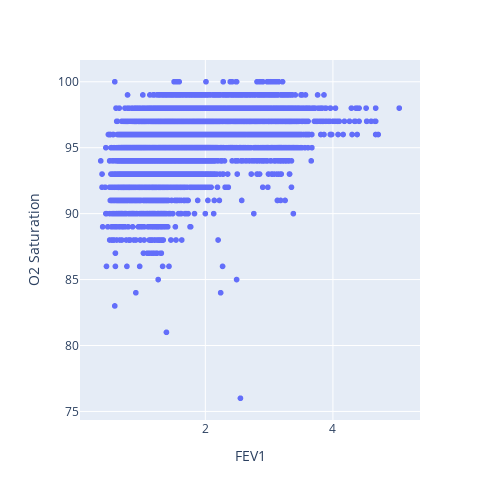
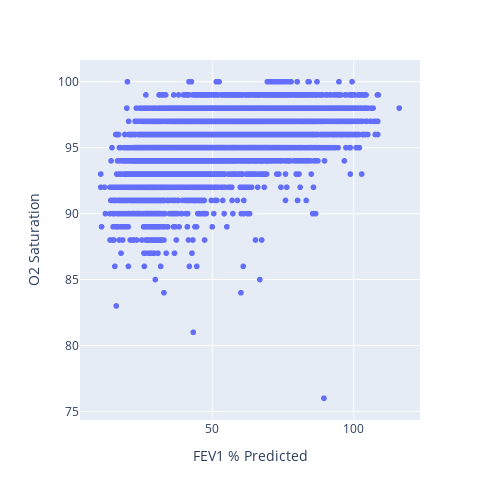

The cell these charts' notebook holds for them, in order:
### Markdown cell above
## Raw scatter plots

### Code cell
# Raw plot without trendline
fig = px.scatter(O2_FEV1, y="O2 Saturation", x="FEV1")
# fig = px.scatter(O2_FEV1, y="O2 Saturation", x="FEV1", trendline="ols")
fig.update_layout(autosize=False, width=500, height=500)
fig.show()
fig.write_image(plotsdir + "FEV1-O2 raw.pdf")

fig = px.scatter(O2_FEV1, y="O2 Saturation", x="FEV1 % Predicted")
fig.update_layout(autosize=False, width=500, height=500)
fig.show()
fig.write_image(plotsdir + "FEV1 % Predicted-O2 raw.pdf")

O2_FEV1.shape

### Figure 1 — Plotly figure (JSON) as saved in the notebook; plotly's stock layout.template omitted (floating-point values rounded to 4 significant figures; data arrays with more than 128 entries replaced by an {"elided": "..."} marker saying what was removed)
{"data": [{"hovertemplate": "FEV1=%{x}<br>O2 Saturation=%{y}<extra></extra>", "legendgroup": "", "marker": {"color": "#636efa", "symbol": "circle"}, "mode": "markers", "name": "", "showlegend": false, "type": "scattergl", "x": {"elided": "9527 float values"}, "xaxis": "x", "y": {"elided": "9527 int values"}, "yaxis": "y"}], "layout": {"autosize": false, "height": 500, "legend": {"tracegroupgap": 0}, "margin": {"t": 60}, "width": 500, "xaxis": {"anchor": "y", "domain": [0, 1], "title": {"text": "FEV1"}}, "yaxis": {"anchor": "x", "domain": [0, 1], "title": {"text": "O2 Saturation"}}}}

### Figure 2 — Plotly figure (JSON) as saved in the notebook; plotly's stock layout.template omitted (floating-point values rounded to 4 significant figures; data arrays with more than 128 entries replaced by an {"elided": "..."} marker saying what was removed)
{"data": [{"hovertemplate": "FEV1 % Predicted=%{x}<br>O2 Saturation=%{y}<extra></extra>", "legendgroup": "", "marker": {"color": "#636efa", "symbol": "circle"}, "mode": "markers", "name": "", "showlegend": false, "type": "scattergl", "x": {"elided": "9527 float values"}, "xaxis": "x", "y": {"elided": "9527 int values"}, "yaxis": "y"}], "layout": {"autosize": false, "height": 500, "legend": {"tracegroupgap": 0}, "margin": {"t": 60}, "width": 500, "xaxis": {"anchor": "y", "domain": [0, 1], "title": {"text": "FEV1 % Predicted"}}, "yaxis": {"anchor": "x", "domain": [0, 1], "title": {"text": "O2 Saturation"}}}}
